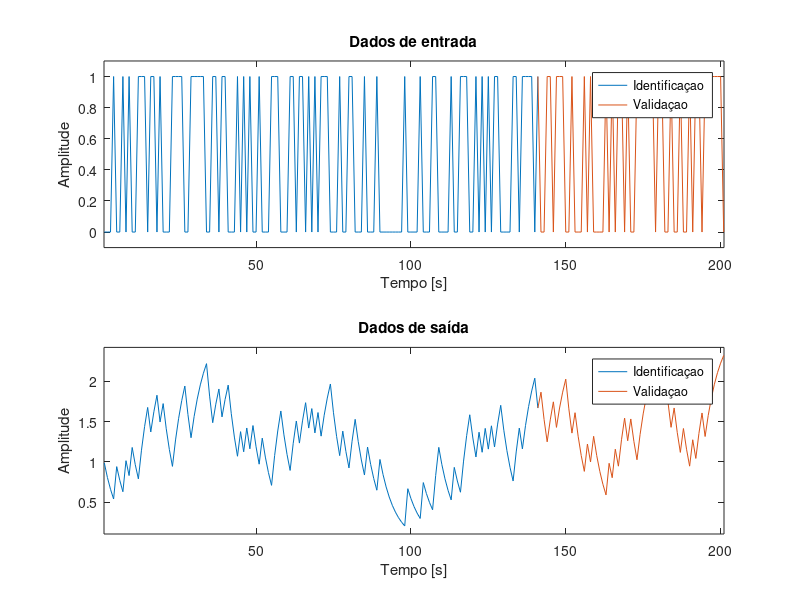

This figure's MATLAB source: (Note: this script raises an error after producing the figure.)
%%Felipe Bartelt de Assis Pessoa - 2016026841
%Codigo conta com bastante reutilizaçao de scripts desenvolvidos nas
%Tarefas do semestre e scripts disponibilizados por Aguirre L.A.

clear; clc; close all
%numero 11
data = load('data_prova_tmsd_11.dat');

t = data(:, 1); %ts do enunciado =1 -> despreza-se esse vetor
u = data(:, 2);
y = data(:, 3);

ts = 1; %enunciado
t = 1:length(y);

%% Separaçao em amostras de Identificaçao e Validaçao
% Separa-se os dados em 70% de identificaçao e 30% de validaçao
N_id = ceil(0.7*length(y))

t_id = t(1:N_id);
u_id = u(1:N_id);
y_id = y(1:N_id);

t_val = t(N_id:end);
u_val = u(N_id:end);
y_val = y(N_id:end);

% Os dados de identificaçao e Validaçao sao mostrados na figura a seguir
%ENTRADA
figure(1);
subplot(211)
plot(t_id, u_id)
hold on 
plot(t_val, u_val)
hold off
xlabel('Tempo [s]')
ylabel('Amplitude')
title('Dados de entrada')
axis([min(t)-0.1 max(t)+0.1 min(u)-0.1 max(u)+0.1]);
legend('Identificaçao', 'Validaçao')

%SAIDA
subplot(212)
plot(t_id, y_id)
hold on 
plot(t_val, y_val)
hold off
xlabel('Tempo [s]')
ylabel('Amplitude')
title('Dados de saída')
axis([min(t)-0.1 max(t)+0.1 min(y)-0.1 max(y)+0.1]);
legend('Identificaçao', 'Validaçao')

%% Determinaçao de tempo morto
% Para determinar o tempo morto, pode-se utilizar a funçao de
% correlaçao cruzada. Toma-se como tempo morto como a quantidade de segundos
% iniciais ate que a autocorrelaçao tenha valor significativo
% Tomando-se a figura abaixo, pode-se notar que na amostra 1 o sistema
% esboça um pico de correlaçao significativo e, uma vez que esse grafico
% esta no dominio discreto, pode-se concluir que o sistema respondeu a um
% estimulo anterior. Portanto, tomar-se-a o atraso como 0.

figure(2)
[~,ry,~,~]=myccf([y_id u_id],100,0,1,'k'); %essa funçao originalmente tem nome de myccf2 nos scripts do Aguirre

theta_hat = 0

%% Determinaçao de ganho e constante de tempo
% Para determinar o ganho 'K' e constante de tempo 'tau', utiliza-se o
% metodo recursivo de minimos quadrados apresentado por Aguirre L.A.,
% utilizado durante a tarefa 4. Esse metodo eh baseado na aproximaçao da
% derivada temporal da saida. O script aqui utilizado foi adaptado do
% material disponibilizado por Aguirre L.A na plataforma ResearchGate.

% Primeiramente, despreza-se as 3 primeiras amostras, de forma a se 
% desprezar qualquer transiente inicial. Alem disso, remove-se os valores 
% medios do sinal de entrada e saida

init = 4;
y_ = y_id(init : end);
y_ = y_ - mean(y_);
t_ = t_id(init : end);
u_ = u_id(init - theta_hat : end - theta_hat);
u_ = u_ - mean(u_);

P=eye(2)*10^6;
teta(:,init-1)=[2; 2];
lambda=0.99;

% Algoritmo recursivo
for k=init:length(y_)
   psi_k=[y_(k-1);u_(k-1)];
   K_k = (P*psi_k)/(psi_k'*P*psi_k+lambda);
   teta(:,k)=teta(:,k-1)+K_k*(y_(k)-psi_k'*teta(:,k-1));
   P=(P-((P * (psi_k * psi_k')*P)/(psi_k'*P*psi_k+lambda)))/lambda;
end

[a b]=size(teta);

% constante de tempo e ganho
for k=1:b   
   tau(k)=-ts/(teta(1,k)-1);
   ganho(k)=tau(k)*teta(2,k)/ts;
end

figure(3)
subplot(211);
plot(ts:ts:(b-2*init+2)*ts,tau(init-1:b-init),'k-');
ylabel('constante de tempo (s)');
title('(a)');
subplot(212)
plot(ts:ts:(b-2*init+2)*ts,ganho(init-1:b-init),'k-');
ylabel('ganho');
xlabel('tempo (s)');
title('(b)');

% Nota-se que a constante de tempo e ganho parecem convergir a valores
% proximos de 5.4 e 2.68, respectivamente. Assim, pode-se definir o sistema
% aproximado 'sys_hat'
K_hat = 2.68
tau_hat = 5.4
sys_hat = tf(K_hat, [tau_hat 1], 'InputDelay', theta_hat)

%% Validaçao
% Para validar o sistema aproximado, basta analisar a resposta do modelo
% obtido 'sys_hat' para os dados de entrada de validaçao 'u_val' e
% compara-los com as saidas de validaçao 'y_val'

y_hat = lsim(sys_hat, u_val, t_val);

figure(4)
plot(t_val, y_val)
hold on
plot(t_val, y_hat)
hold off
legend('Y_{val}', 'Y aproximado')

% Nota-se que o modelo obtido consegue aproximar satisfatoriamente o modelo
% real. O modelo tem resposta bastante similar aos valores reais a partir de
% 155 segundos, requisitando talvez um ajuste fino de ganho e constante de
% tempo para deixa-lo mais preciso. Especula-se que o fato do modelo nao 
% aproximar bem os valores iniciais eh devido a falta de condiçoes iniciais
% corretas na simulaçao, uma vez que, passado pouco mais de 10 segundos, o
% modelo passa a exibir uma resposta satisfatoria.